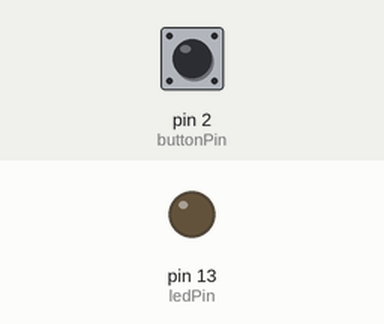
A sketch run on a simulated Arduino Uno, built with avr-gcc and run on an emulated ATmega328P. Shown: output pins drawn as LEDs (lit = HIGH). Dashed ring = blinking. Inputs (shaded band) come from the test bench; at power-on: pin 2 (buttonPin) LOW. What the sketch prints to the serial monitor is not drawn.

Above: at 1.2 s.
1.3 s: pin 2 (buttonPin) pulled HIGH for 0.15 s
At 1.4 s:
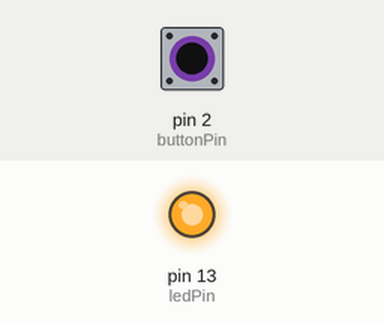
3.0 s: pin 2 (buttonPin) pulled HIGH for 1 s
At 5.1 s:
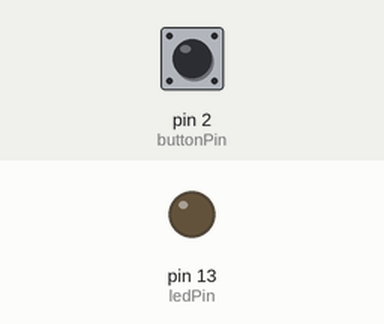
5.5 s: pin 2 (buttonPin) pulled HIGH for 3.2 s
At 6.3 s:
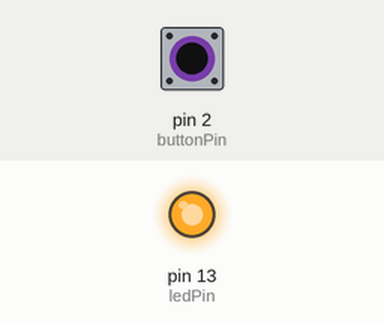
10.2 s: pin 2 (buttonPin) pulsed HIGH 2 times (0.12 s each, 0.3 s apart)
At 10.3 s:
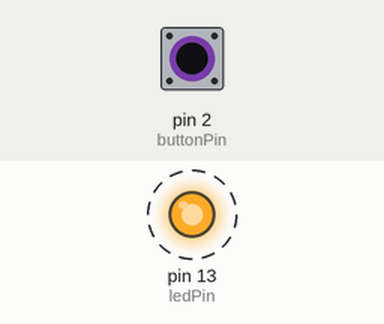
Timing chart, 0 to 13.2 s (numbered marks = the images above; inputs shaded):
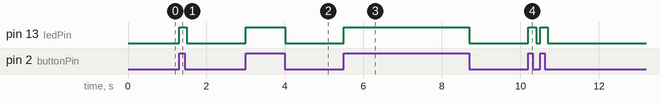

The sketch:

digital_input.ino
```cpp
// A Digital Input to be transferred to Max
// - - - - - - - button > Max

// set a variable to hold the button's pin number
const int buttonPin = 2;
// set a variable to hold the LED's pin number
const int ledPin = 13;
// boolean variable to hold the pushbutton status
bool buttonState = 0;

void setup()
{
  pinMode(buttonPin, INPUT);
  pinMode(ledPin, OUTPUT);
  Serial.begin(9600);
}

void loop() {
  // read the state of the pushbutton value
  buttonState = digitalRead(buttonPin);

  // check if the pushbutton is pressed.
  // if it is, the buttonState is HIGH
  if (buttonState == HIGH) {
    // turn LED on:
    digitalWrite(ledPin, HIGH);
    // writes binary data to the serial port, so 1 in this case
    Serial.write(1);
  } else {
    // turn LED off:
    digitalWrite(ledPin, LOW);
    // writes binary data to the serial port, 0 here
    Serial.write(0);
  }
  // pauses the program for 100 milliseconds
  delay(100);
} // end of the loop function
```

Measured:
- after the input at 1.3 s, pin 13 (ledPin): LOW → HIGH at once, → LOW 0.20 s later
- after the input at 3.0 s, pin 13 (ledPin): LOW → HIGH at once, → LOW 1.0 s later
- after the input at 5.5 s, pin 13 (ledPin): LOW → HIGH at once, → LOW 3.2 s later
- after the input at 10.2 s, pin 13 (ledPin): alternates HIGH for 0.20 s and LOW for 0.10 s, 4 changes in all, then stays LOW, starting at once
